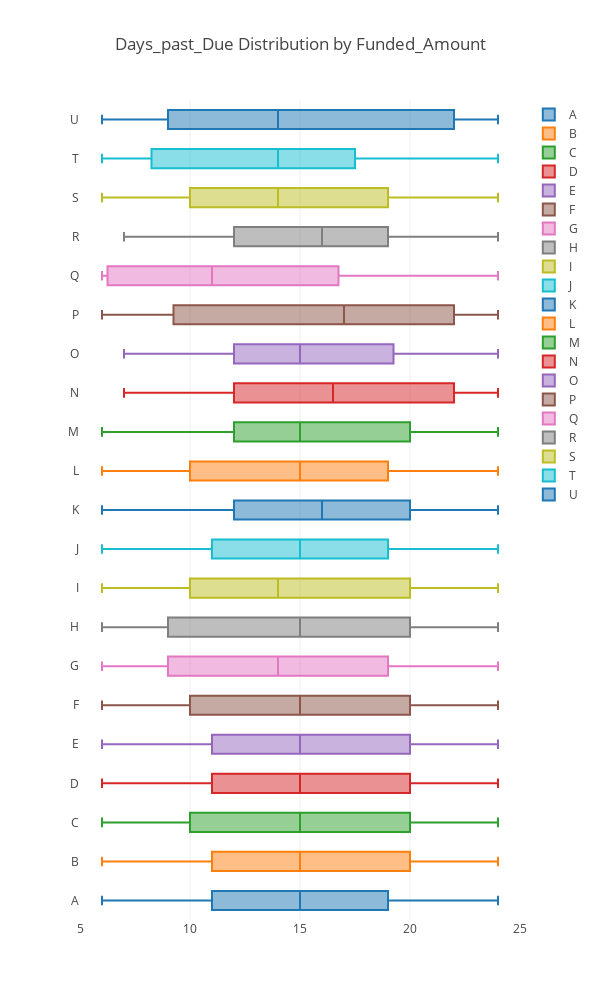

Source (notebook cell):
### Code cell
trace = []
for name, group in data.groupby("City_NAME"):
    trace.append ( 
        go.Box(
            x=group["Loan_Tenure(Months)"].values,
            name=name
        )
    )
layout = go.Layout(
    title='Days_past_Due Distribution by Funded_Amount',
    width = 600,
    height = 1000
)
#data = [trace0, trace1]
fig = go.Figure(data=trace, layout=layout)
py.iplot(fig, filename="Loan_Tenure_by_City_NAME")

### Figure 1 — Plotly figure (JSON) as saved in the notebook; plotly's stock layout.template omitted (floating-point values rounded to 4 significant figures; data arrays with more than 128 entries replaced by an {"elided": "..."} marker saying what was removed)
{"data": [{"name": "A", "type": "box", "x": {"elided": "1323 int values"}}, {"name": "B", "type": "box", "x": {"elided": "1356 int values"}}, {"name": "C", "type": "box", "x": {"elided": "1580 int values"}}, {"name": "D", "type": "box", "x": {"elided": "763 int values"}}, {"name": "E", "type": "box", "x": {"elided": "772 int values"}}, {"name": "F", "type": "box", "x": {"elided": "1495 int values"}}, {"name": "G", "type": "box", "x": {"elided": "192 int values"}}, {"name": "H", "type": "box", "x": {"elided": "316 int values"}}, {"name": "I", "type": "box", "x": {"elided": "136 int values"}}, {"name": "J", "type": "box", "x": [16, 14, 13, 6, 16, 9, 16, 7, 14, 14, 23, 6, 8, 9, 20, 14, 21, 23, 22, 7, 12, 13, 19, 11, 7, 14, 13, 13, 6, 17, 15, 15, 18, 13, 15, 21, 16, 11, 18, 10, 13, 23, 11, 15, 16, 19, 16, 8, 22, 16, 11, 18, 22, 22, 13, 19, 8, 19, 19, 23, 17, 21, 11, 20, 7, 10, 22, 15, 14, 9, 11, 6, 15, 21, 15, 8, 23, 14, 16, 22, 17, 6, 24, 6, 18, 23, 22, 19, 24, 18, 14, 15, 19, 22, 14, 22, 20, 22, 17, 17, 20, 6, 12, 7, 11, 16, 9, 9, 8, 9, 20]}, {"name": "K", "type": "box", "x": [20, 19, 14, 20, 9, 16, 15, 15, 24, 12, 18, 13, 15, 19, 16, 10, 21, 19, 18, 9, 23, 21, 20, 17, 15, 11, 7, 22, 12, 24, 6, 16, 11, 6, 8, 10, 21, 12, 10, 20, 7, 22, 16, 20, 17, 18, 20, 23, 9, 23, 24, 11, 20, 18, 18, 22, 23, 12, 14, 18, 23, 24, 19, 9, 9, 13, 12, 22, 19, 11, 14, 13, 14, 6]}, {"name": "L", "type": "box", "x": [22, 6, 15, 18, 15, 17, 12, 24, 10, 22, 21, 11, 24, 10, 13, 8, 12, 19, 11, 15, 20, 15, 13, 7, 20, 15, 20, 9, 11, 17, 10, 16, 21, 18, 23, 18, 6, 15, 21, 17, 17, 8, 11, 7, 9, 19, 18, 19, 21, 22, 14, 17, 14, 21, 23, 6, 14, 16, 10, 15, 18, 22, 22, 19, 18, 7, 7, 11, 6, 10, 10, 18, 11, 18, 22, 18, 9, 24, 8, 20, 10, 15, 15, 12, 11, 10]}, {"name": "M", "type": "box", "x": [12, 22, 17, 15, 19, 13, 17, 14, 24, 23, 18, 9, 20, 24, 6, 15, 12, 13, 8, 15, 19, 17, 15, 14, 9, 13, 18, 20, 24, 10, 7, 15, 16, 9, 24, 23, 10, 23, 7, 14, 22, 23, 15, 7, 6, 19, 17, 13, 20, 12, 13, 15, 11, 13, 21, 20, 21, 22, 7, 22]}, {"name": "N", "type": "box", "x": [8, 13, 23, 23, 9, 16, 7, 24, 21, 13, 19, 21, 22, 15, 15, 22, 20, 14, 23, 13, 22, 20, 22, 14, 20, 24, 12, 23, 9, 10, 11, 23, 13, 19, 15, 22, 24, 13, 9, 10, 11, 18, 19, 23, 14, 7, 7, 17, 9, 18]}, {"name": "O", "type": "box", "x": [12, 17, 17, 12, 12, 15, 12, 10, 12, 8, 11, 19, 21, 11, 12, 21, 18, 17, 20, 16, 21, 13, 8, 9, 12, 21, 15, 13, 24, 10, 9, 16, 7, 13, 8, 20, 20, 24, 7, 16, 15, 19, 21, 19, 14, 19, 23, 7, 13, 15, 7, 15, 20, 14, 13, 24, 15, 22, 9, 23, 16]}, {"name": "P", "type": "box", "x": [22, 17, 12, 24, 6, 6, 20, 7, 11, 17, 23, 9, 17, 21, 14, 23, 6, 10, 22, 23, 8, 11, 23]}, {"name": "Q", "type": "box", "x": [9, 23, 12, 24, 11, 19, 6, 13, 17, 6, 13, 6, 10, 23, 20, 12, 8, 6, 16, 11, 6, 6, 16, 10, 24, 24, 7, 11, 6, 16, 6]}, {"name": "R", "type": "box", "x": [19, 20, 24, 14, 8, 17, 12, 16, 12, 23, 11, 19, 21, 10, 13, 23, 19, 13, 15, 16, 19, 7, 8, 16, 11, 19]}, {"name": "S", "type": "box", "x": [11, 21, 22, 14, 9, 12, 17, 18, 16, 9, 21, 19, 10, 19, 23, 10, 18, 14, 23, 14, 8, 6, 22, 6, 18, 10, 7, 18, 9, 7, 6, 24, 14, 17, 7, 9, 18, 10, 22, 9, 21, 23, 23, 18, 12, 7, 10, 11, 17, 19, 11, 24, 18, 9, 13, 14, 11, 19, 13]}, {"name": "T", "type": "box", "x": [24, 7, 15, 11, 8, 15, 22, 16, 7, 6, 15, 6, 14, 15, 23, 9, 7, 23, 24, 19, 14, 6, 21, 13, 16, 15, 16, 14, 7, 15, 6, 20, 18, 6, 8, 16, 12, 10, 9, 13, 20, 14, 22]}, {"name": "U", "type": "box", "x": [20, 15, 6, 22, 8, 19, 14, 22, 24, 23, 19, 22, 12, 23, 10, 8, 18, 14, 24, 9, 8, 8, 12, 9, 10, 7]}], "layout": {"height": 1000, "title": "Days_past_Due Distribution by Funded_Amount", "width": 600}}
